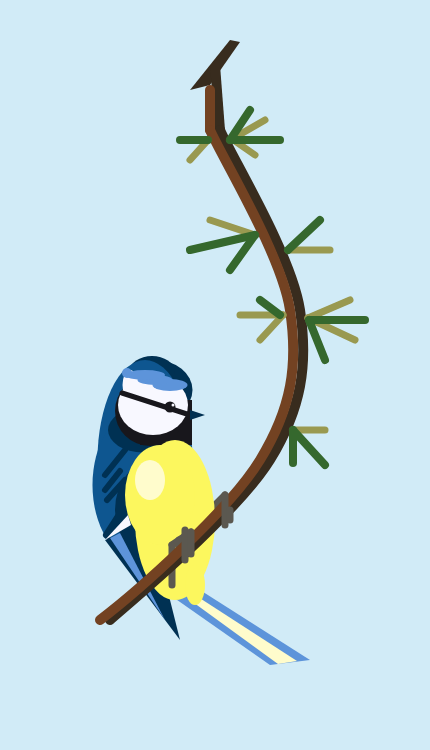
Frame 1 (no input)
Frame 60 (no input): identical to frame 1, image omitted
Frame 120 (the mouse pressed at the canvas centre since frame 60): identical to frame 1, image omitted

The p5.js sketch that drew this single still picture (run headless with seeded random() and noise() and a simulated clock; from frame 60 on, the mouse is pressed at the canvas centre):

// p5.js sketch
// ── sketch.js
function setup() {
  createCanvas(430, 750);
}

function draw() {
  background(209, 235, 247);
  
  fill(0, 49, 83); noStroke();
  beginShape();
  ellipse(155,390, 75,60);
  endShape();
  beginShape();
  ellipse(152,371, 45,30);
  endShape();
  
  fill(14, 86, 144); noStroke();
  beginShape();
  ellipse(145,460, 95,200);
  endShape();
  beginShape();
  ellipse(140,485, 95,150);
  endShape();
  
  fill(0, 49, 83); noStroke();
  beginShape();
  ellipse(143,430, 70,45);
  endShape();
  
  stroke(0, 49, 83); noFill(); strokeWeight(6);
  line(105,475, 125,450);
  endShape();
  line(105,490, 120,471);
  endShape();
  line(107,500, 125,480);
  endShape();
  strokeWeight(8);
  line(107,535, 125,507);
  endShape();
  
  fill(24, 23, 28); noStroke();
  beginShape();
  quad(140,400, 192,400, 192,445, 140,445);
  endShape();
  beginShape();
  ellipse(150,411, 70,70);
  endShape();

  fill(248, 248, 255); noStroke();
  beginShape();
  ellipse(153,405, 70,60, CENTER);
  endShape();
  beginShape();
  ellipse(130,385, 15,30, CORNER);
  endShape();
  
  fill(93, 148, 218); noStroke();
  beginShape();
  ellipse(170,385, 35,12);
  endShape();
  beginShape();
  ellipse(155,380, 35,10);
  endShape();
  beginShape();
  ellipse(145,375, 40,10);
  endShape();
  beginShape();
  ellipse(127,373, 10,10);
  endShape();
  
  fill(56, 44, 30); noStroke();
  quad(230,40, 240,42, 210,85, 190,90);
  quad(210,65, 220,65, 225,130, 215,130);
  
  stroke(24, 23, 28); strokeWeight(5); noFill();
  beginShape();
  line(122,393, 190,415);
  endShape();
  fill(24, 23, 28); noStroke();
  beginShape();
  circle(170,407, 11,11);
  endShape();
  
  fill(248, 248, 255); noStroke();
  beginShape();
  circle(173,405, 3,3);
  endShape();
  
  stroke(91, 88, 80); strokeWeight(7); noFill();
  beginShape();
  line(210,510, 225,495);
  endShape();
  
  fill(93, 148, 218); noStroke();
  beginShape();
  quad(170,595, 200,590, 310,660, 270,665);
  endShape();
  
  fill(0, 49, 83); noStroke();
  ellipse(155,510, 80,100);
  endShape();
  beginShape();
  triangle(105,540, 150,520, 180,640);
  endShape();
  beginShape();
  triangle(190,410, 205,415, 190,420);
  endShape();
  
  fill(93, 148, 218); noStroke();
  beginShape();
  triangle(110,538, 120,533, 165,620);
  endShape();

  fill(255, 252, 204); noStroke();
  beginShape();
  quad(190,600, 195,595, 297,661, 278,664);
  endShape();
  
  fill(252, 247, 94); noStroke();
  beginShape();
  ellipse(175,520, 80,160);
  endShape();
  beginShape();
  ellipse(160,495, 70,100);
  endShape();
  beginShape();
  ellipse(195,585, 20,40);
  endShape();
  
  fill(255, 252, 204); noStroke();
  beginShape();
  ellipse(150,480, 30,40);
  endShape();
  
  
  fill(248, 248, 255); noStroke();
  beginShape();
  triangle(128,515, 131,525, 105,540);
  endShape();
  
  stroke(91, 88, 80); strokeWeight(7); noFill();
  beginShape();
  line(179,540, 179,550);
  endShape();
  beginShape();
  line(172,545, 172,585);
  endShape();
  beginShape();
  line(172,545, 191,532);
  endShape();
  
  stroke(56, 44, 30); strokeWeight(10); noFill();
  beginShape();
  point(220,130);
  curveVertex(220,130);
  curveVertex(220,130);
  curveVertex(300,310);
  curveVertex(270,460);
  curveVertex(110,620);
  curveVertex(110,600);
  endShape();
  
    stroke(115, 66, 34); strokeWeight(10); noFill();
  beginShape();
  line(210,90, 210,130);
  curveVertex(210,130);
  curveVertex(210,130);
  curveVertex(290,310);
  curveVertex(260,460);
  curveVertex(100,620);
  curveVertex(50,620);
  endShape();
  
  stroke(91, 88, 80); strokeWeight(7); noFill();
  beginShape();
  line(185,530, 185,560);
  endShape();
  beginShape();
  line(191,532, 191,554);
  endShape();
  beginShape();
  line(225,495, 225,525);
  endShape();
  beginShape();
  line(230,510, 230,520);
  endShape();

  stroke(153, 153, 80); strokeWeight(7); noFill();
  beginShape();
  line(232,139, 265,120);
  line(232,139, 255,155);
  line(190,160, 208,140);
  line(210,220, 255,235);
  line(288,250, 330,250);
  line(283,315, 240,315);
  line(283,315, 260,340);
  line(308,318, 350,300);
  line(308,318, 355,340);
  line(293,430, 325,430);
  
  stroke(53, 104, 45); strokeWeight(8);
  beginShape();
  line(230,140, 250,110);
  line(230,140, 280,140);
  line(180,140, 208,140);
  line(190,250, 255,235);
  line(255,235, 230,270);
  line(288,250, 320,220);
  line(260,300, 280,315);
  line(309,320, 365,320);
  line(309,320, 325,360);
  line(293,430, 325,465);
  line(293,430, 293,463);
  endShape();
  
}
